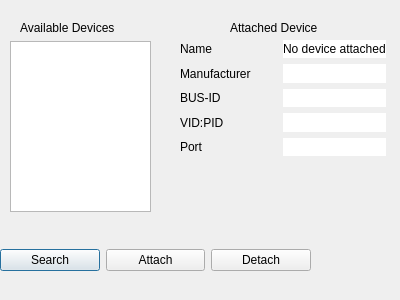
<?xml version="1.0" encoding="UTF-8"?>
<ui version="4.0">
 <class>DialogConnectDevice</class>
 <widget class="QDialog" name="DialogConnectDevice">
  <property name="geometry">
   <rect>
    <x>0</x>
    <y>0</y>
    <width>400</width>
    <height>300</height>
   </rect>
  </property>
  <property name="windowTitle">
   <string>Dialog</string>
  </property>
  <widget class="QListWidget" name="listWidget">
   <property name="geometry">
    <rect>
     <x>10</x>
     <y>41</y>
     <width>141</width>
     <height>171</height>
    </rect>
   </property>
  </widget>
  <widget class="QWidget" name="gridLayoutWidget">
   <property name="geometry">
    <rect>
     <x>0</x>
     <y>220</y>
     <width>311</width>
     <height>80</height>
    </rect>
   </property>
   <layout class="QGridLayout" name="gridLayout">
    <item row="1" column="0">
     <widget class="QPushButton" name="pb_Search">
      <property name="text">
       <string>Search</string>
      </property>
     </widget>
    </item>
    <item row="1" column="1">
     <widget class="QPushButton" name="pb_Attach">
      <property name="text">
       <string>Attach</string>
      </property>
     </widget>
    </item>
    <item row="1" column="2">
     <widget class="QPushButton" name="pb_Detach">
      <property name="text">
       <string>Detach</string>
      </property>
     </widget>
    </item>
   </layout>
  </widget>
  <widget class="QLabel" name="label">
   <property name="geometry">
    <rect>
     <x>20</x>
     <y>20</y>
     <width>111</width>
     <height>16</height>
    </rect>
   </property>
   <property name="text">
    <string>Available Devices</string>
   </property>
  </widget>
  <widget class="QLabel" name="label_2">
   <property name="geometry">
    <rect>
     <x>230</x>
     <y>20</y>
     <width>111</width>
     <height>16</height>
    </rect>
   </property>
   <property name="text">
    <string>Attached Device</string>
   </property>
  </widget>
  <widget class="QWidget" name="gridLayoutWidget_2">
   <property name="geometry">
    <rect>
     <x>180</x>
     <y>40</y>
     <width>206</width>
     <height>116</height>
    </rect>
   </property>
   <layout class="QGridLayout" name="gridLayout_2">
    <item row="1" column="0">
     <widget class="QLabel" name="label_13">
      <property name="text">
       <string>Manufacturer</string>
      </property>
     </widget>
    </item>
    <item row="4" column="0">
     <widget class="QLabel" name="label_11">
      <property name="text">
       <string>VID:PID</string>
      </property>
     </widget>
    </item>
    <item row="6" column="0">
     <widget class="QLabel" name="label_7">
      <property name="text">
       <string>Port</string>
      </property>
     </widget>
    </item>
    <item row="3" column="0">
     <widget class="QLabel" name="label_6">
      <property name="text">
       <string>BUS-ID</string>
      </property>
     </widget>
    </item>
    <item row="0" column="0">
     <widget class="QLabel" name="label_4">
      <property name="text">
       <string>Name</string>
      </property>
     </widget>
    </item>
    <item row="1" column="1">
     <widget class="QLabel" name="label_Manufacturer">
      <property name="styleSheet">
       <string notr="true">background-color: rgb(255, 255, 255);</string>
      </property>
      <property name="text">
       <string/>
      </property>
     </widget>
    </item>
    <item row="0" column="1">
     <widget class="QLabel" name="label_Name">
      <property name="styleSheet">
       <string notr="true">background-color: rgb(255, 255, 255);</string>
      </property>
      <property name="text">
       <string>No device attached</string>
      </property>
     </widget>
    </item>
    <item row="3" column="1">
     <widget class="QLabel" name="label_BusId">
      <property name="styleSheet">
       <string notr="true">background-color: rgb(255, 255, 255);</string>
      </property>
      <property name="text">
       <string/>
      </property>
     </widget>
    </item>
    <item row="4" column="1">
     <widget class="QLabel" name="label_VIDPID">
      <property name="styleSheet">
       <string notr="true">background-color: rgb(255, 255, 255);</string>
      </property>
      <property name="text">
       <string/>
      </property>
     </widget>
    </item>
    <item row="6" column="1">
     <widget class="QLabel" name="label_Port">
      <property name="styleSheet">
       <string notr="true">background-color: rgb(255, 255, 255);</string>
      </property>
      <property name="text">
       <string/>
      </property>
     </widget>
    </item>
   </layout>
  </widget>
  <widget class="QLabel" name="label_5">
   <property name="geometry">
    <rect>
     <x>412</x>
     <y>130</y>
     <width>76</width>
     <height>78</height>
    </rect>
   </property>
   <property name="styleSheet">
    <string notr="true">background-color: rgb(255, 255, 255);</string>
   </property>
   <property name="text">
    <string>TextLabel</string>
   </property>
  </widget>
 </widget>
 <resources/>
 <connections/>
</ui>
